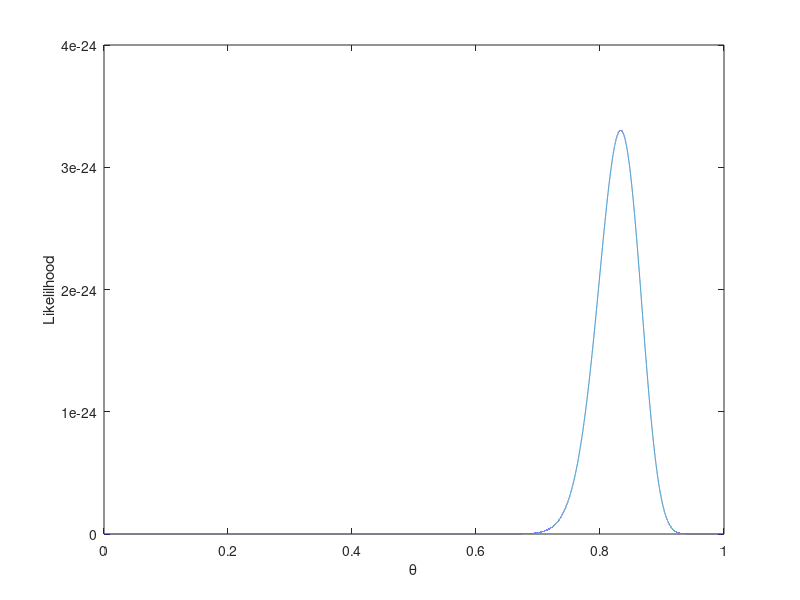
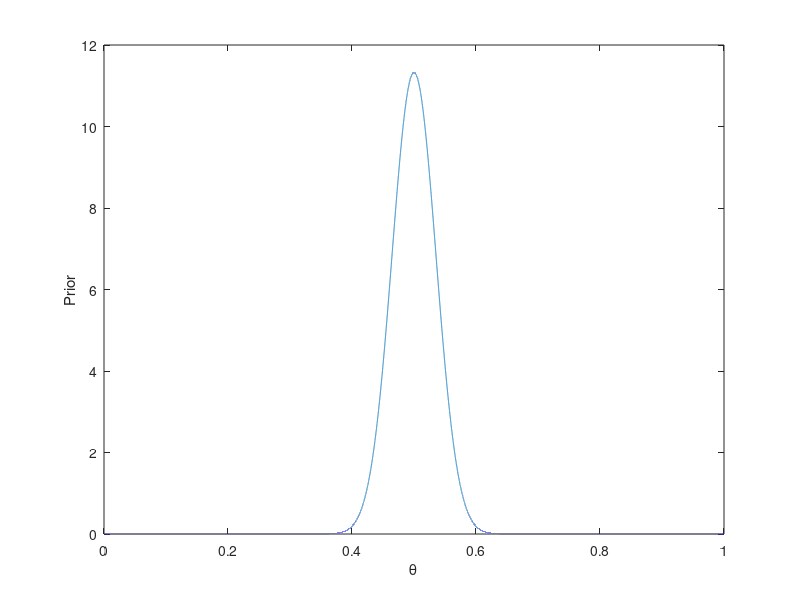
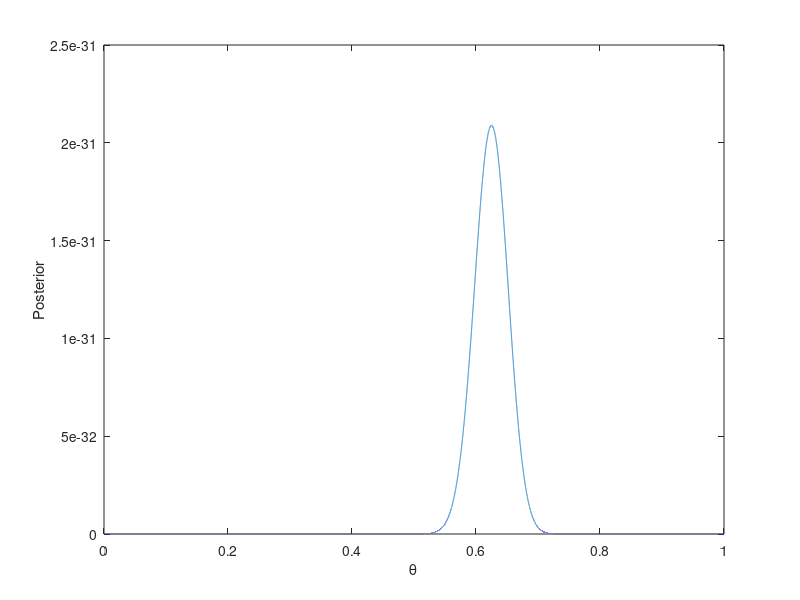

Reproduce these figures in MATLAB, in order.
% A simple Bayesian model describing belief updating about the fairness of a coin in a game of heads or tails.
% Considers all possible hypotheses, plots likelihood, prior, and posterior probability distributions, and finds
% the maximum a posteriori (MAP) estimate for the probability that the coin will land heads up (0.5 = fair coin).

% Data observations (number of heads and tails seen in a single coin-flipping session, described by Nh and Nt), 
% priors (number of times you've seen the coin land heads and tails in the past, described by Vh and Vt), and
% stepsize (increments by which we define our continuous hypothesis space) can all be adjusted to see how these 
% factors are reflected in the "reasoning" of the model.

clear all; clc; close all;

%% Consider all possible hypotheses

% define possible theta values for hypothesis
stepsize = 0.00001      ;
theta    = 0:stepsize:1 ;

%% Compute the likelihood term P(D|h) for each possible hypothesis
% define data
Nh = 100 ;        % number of heads observed in the data
Nt = 20  ;        % number of tails observed in the data

% define likelihood
likelihood = (theta.^Nh).*((1-theta).^Nt) ;

% display the array of theta and corresponding likelhood values
[theta' likelihood']

% plot the likelihood as a function of theta
figure('Name','likelihood')             ;
plot  (theta, likelihood)               ;
xlabel('\theta'); ylabel('Likelilhood') ;


% MLE estimation
[MaxL MaxID] = max(likelihood)

% display the MLE estimate
disp('MLE estimate: theta =') ;
MLEest = theta(MaxID)         ;
disp(MLEest)                  ;

%% Compute the prior distribution P(h) for each possible hypothesis
% define parameters for priors
Vh   = 100  ;        % number of tails previously seen (a priori)
Vt   = 100  ;        % number of heads previously seen (a priori)
aval = Vh+1 ;        % alpha value
bval = Vt+1 ;        % beta value

% compute the prior distribution
prior = ((theta.^(aval-1)).*((1-theta).^(bval-1)))/beta(aval, bval) ;

% prior1 = betapdf(theta,aval,bval); does the same computation more efficiently

% plot the prior distribution
figure('Name','Prior')            ;
plot  (theta, prior)              ; 
xlabel('\theta'); ylabel('Prior') ;

% sum(prior*0.05)                 ; checks that prior is calculated correctly (should = 1)


%% Compute the posterior distribution P(h|D) by combining likelihood and prior
post = likelihood.*prior ;

% MAP estimate
[MaxPost MaxPostID] = max(post)

% display the MAP estimate
disp('MAP estimate: theta =') ;
MAPest = theta(MaxPostID)     ;
disp(MAPest)                  ;

% plot the posterior distribution
figure('Name','Posterior')            ;
plot(theta, post)                     ; 
xlabel('\theta'); ylabel('Posterior') ;

% from an implementation perspective, using a smaller stepsize is more
% computationally intensive than a larger stepsize, as you must generate
% more values between 0 and 1 the smaller the stepsize you have. at the
% same time, however, a smaller stepsize allows for more precision in
% describing the continuous variable theta. 
% (distribution plots also get smoother)
